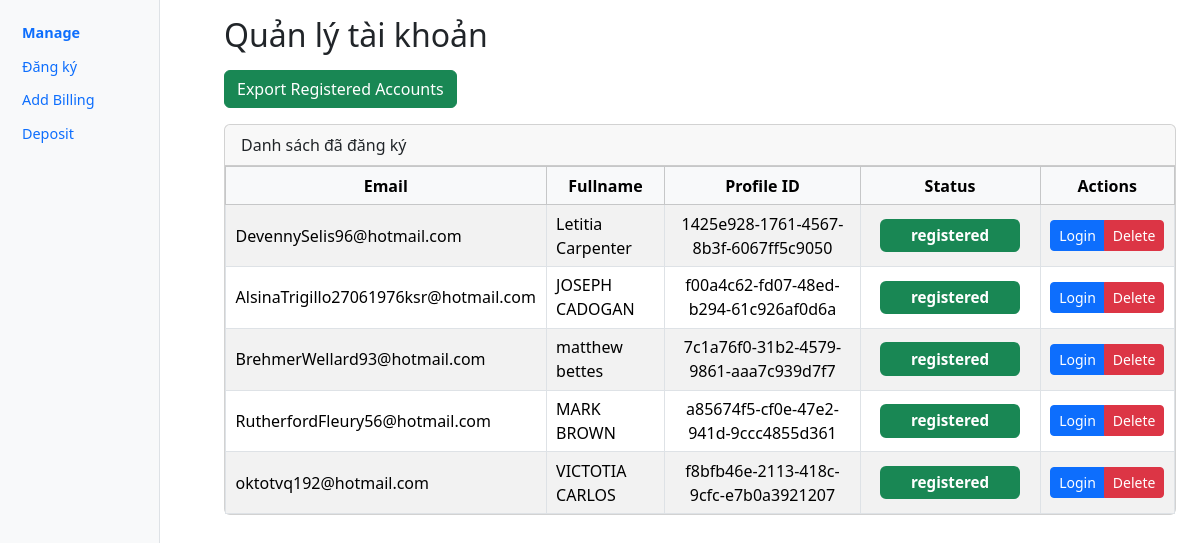
The page /manage on the database as committed earlier.
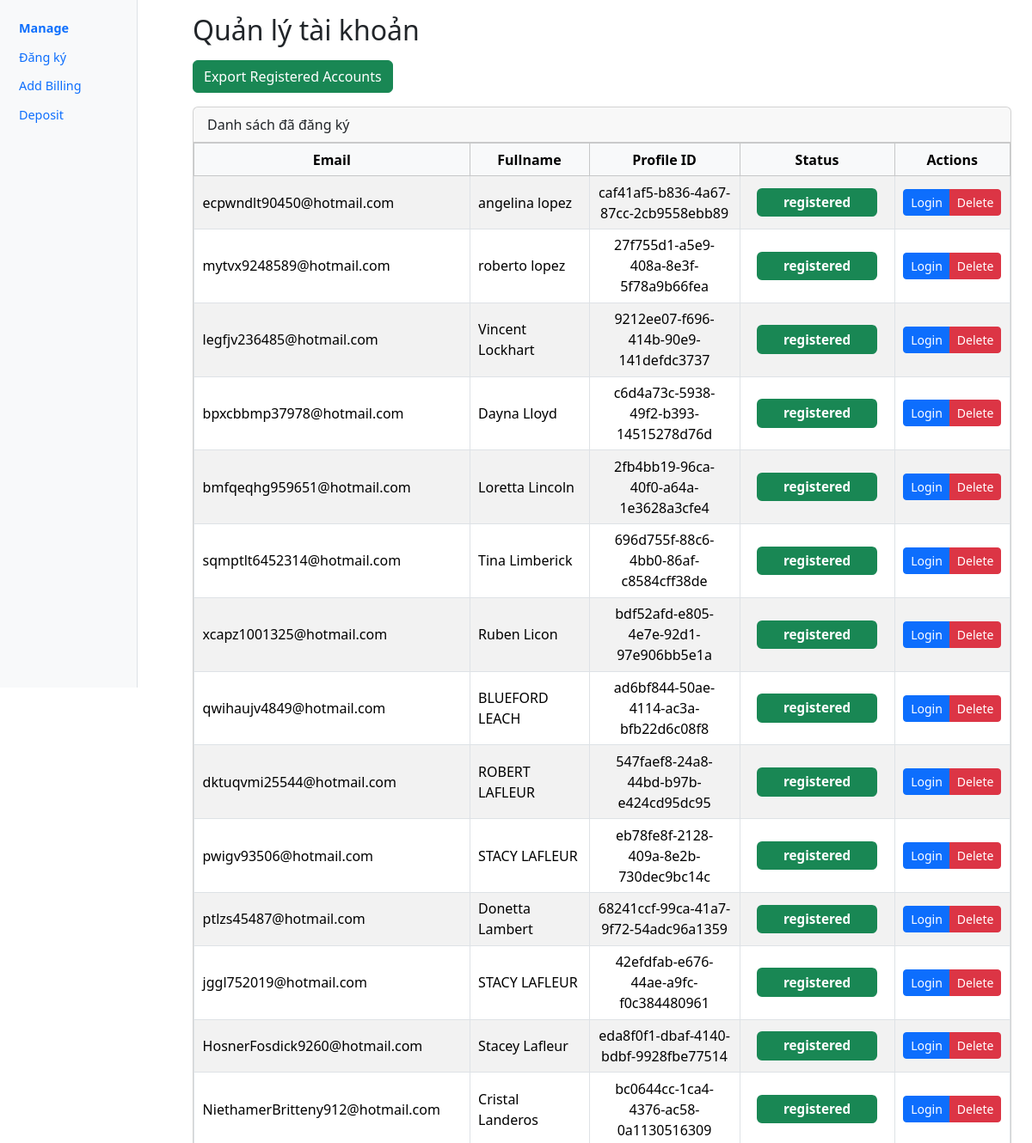
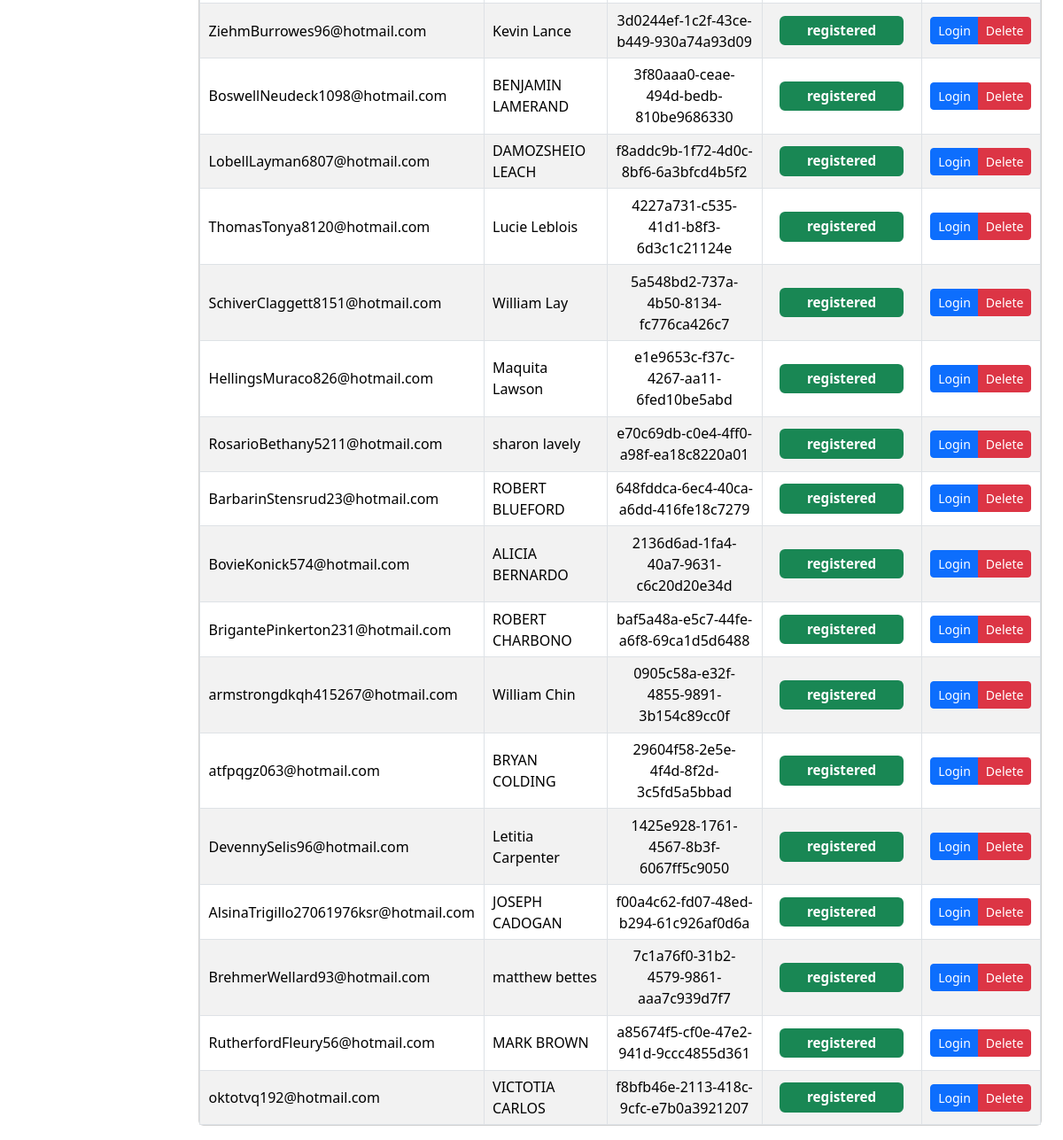
The same page on the database as committed later (2 pictures, top to bottom).
### tables this page shows
CREATE TABLE accounts (
        id INTEGER PRIMARY KEY AUTOINCREMENT,
        email TEXT NOT NULL,
        password TEXT NOT NULL,
        fullname TEXT,
        status TEXT DEFAULT 'idle',   -- idle | running | registered | error
        profile_id TEXT,
        proxy TEXT,
        created_at TIMESTAMP DEFAULT CURRENT_TIMESTAMP
    , address TEXT, city TEXT, state TEXT, zipcode TEXT, amount TEXT);

### app.py (the view)
@app.get("/manage", response_class=HTMLResponse)
def page_manage(request: Request):
    rows = get_accounts(mode="manage")
    return templates.TemplateResponse("manage.html", {
        "request": request,
        "accounts": rows,
        "active": "manage",
        "title": "Quản lý tài khoản"
    })

### templates/manage.html (shortened to what this page needs)
{% extends "base.html" %}
{% block content %}
<h2 class="mb-3">Quản lý tài khoản</h2>
<div class="mb-3">
  <a class="btn btn-success" href="/export_registered" target="_blank">
    Export Registered Accounts
  </a>
</div>
<div class="card">
  <div class="card-header">Danh sách đã đăng ký</div>
  <div class="card-body p-0">
    <div class="table-responsive">
      <table class="table table-striped table-bordered mb-0 align-middle">
        <thead class="table-light text-center">
        <tr>
          <th>Email</th>
          <th>Fullname</th>
          <th>Profile ID</th>
          <th>Status</th>
          <th style="min-width:120px">Actions</th>
        </tr>
        </thead>
        <tbody>
        {% for acc in accounts %}
          <tr data-id="{{ acc['id'] }}">
            <td>{{ acc['email'] }}</td>
            <td>{{ acc['fullname'] }}</td>
            <td class="profile text-center">{{ acc['profile_id'] or "-" }}</td>
            <td class="status text-center">
              <span class="badge bg-success">{{ acc['status'] }}</span>
            </td>
<td class="text-center">
  <div class="btn-group btn-group-sm" role="group">
    <button class="btn btn-primary"
            onclick="runAction('{{ acc.id }}','login')">Login</button>
    <button class="btn btn-danger"
            onclick="deleteAccount('{{ acc.id }}')">Delete</button>
  </div>
</td>
          </tr>
        {% endfor %}
        </tbody>
      </table>
    </div>
  </div>
</div>
{% endblock %}

Rows that differ between the two databases and show on the page:
added accounts: email "ecpwndlt90450@hotmail.com", fullname "angelina lopez", profile "caf41af5-b836-4a67-87cc-2cb9558ebb89", status "registered"
added accounts: email "mytvx9248589@hotmail.com", fullname "roberto lopez", profile "27f755d1-a5e9-408a-8e3f-5f78a9b66fea", status "registered"
added accounts: email "legfjv236485@hotmail.com", fullname "Vincent Lockhart", profile "9212ee07-f696-414b-90e9-141defdc3737", status "registered"
added accounts: email "bpxcbbmp37978@hotmail.com", fullname "Dayna Lloyd", profile "c6d4a73c-5938-49f2-b393-14515278d76d", status "registered"
added accounts: email "bmfqeqhg959651@hotmail.com", fullname "Loretta Lincoln", profile "2fb4bb19-96ca-40f0-a64a-1e3628a3cfe4", status "registered"
added accounts: email "sqmptlt6452314@hotmail.com", fullname "Tina Limberick", profile "696d755f-88c6-4bb0-86af-c8584cff38de", status "registered"
added accounts: email "xcapz1001325@hotmail.com", fullname "Ruben Licon", profile "bdf52afd-e805-4e7e-92d1-97e906bb5e1a", status "registered"
added accounts: email "qwihaujv4849@hotmail.com", fullname "BLUEFORD LEACH", profile "ad6bf844-50ae-4114-ac3a-bfb22d6c08f8", status "registered"
added accounts: email "dktuqvmi25544@hotmail.com", fullname "ROBERT LAFLEUR", profile "547faef8-24a8-44bd-b97b-e424cd95dc95", status "registered"
added accounts: email "pwigv93506@hotmail.com", fullname "STACY LAFLEUR", profile "eb78fe8f-2128-409a-8e2b-730dec9bc14c", status "registered"
added accounts: email "ptlzs45487@hotmail.com", fullname "Donetta Lambert", profile "68241ccf-99ca-41a7-9f72-54adc96a1359", status "registered"
added accounts: email "jggl752019@hotmail.com", fullname "STACY LAFLEUR", profile "42efdfab-e676-44ae-a9fc-f0c384480961", status "registered"
added accounts: email "HosnerFosdick9260@hotmail.com", fullname "Stacey Lafleur", profile "eda8f0f1-dbaf-4140-bdbf-9928fbe77514", status "registered"
added accounts: email "NiethamerBritteny912@hotmail.com", fullname "Cristal Landeros", profile "bc0644cc-1ca4-4376-ac58-0a1130516309", status "registered"
added accounts: email "ZiehmBurrowes96@hotmail.com", fullname "Kevin Lance", profile "3d0244ef-1c2f-43ce-b449-930a74a93d09", status "registered"
added accounts: email "BoswellNeudeck1098@hotmail.com", fullname "BENJAMIN LAMERAND", profile "3f80aaa0-ceae-494d-bedb-810be9686330", status "registered"
added accounts: email "LobellLayman6807@hotmail.com", fullname "DAMOZSHEIO LEACH", profile "f8addc9b-1f72-4d0c-8bf6-6a3bfcd4b5f2", status "registered"
added accounts: email "ThomasTonya8120@hotmail.com", fullname "Lucie Leblois", profile "4227a731-c535-41d1-b8f3-6d3c1c21124e", status "registered"
added accounts: email "SchiverClaggett8151@hotmail.com", fullname "William Lay", profile "5a548bd2-737a-4b50-8134-fc776ca426c7", status "registered"
added accounts: email "HellingsMuraco826@hotmail.com", fullname "Maquita Lawson", profile "e1e9653c-f37c-4267-aa11-6fed10be5abd", status "registered"
added accounts: email "RosarioBethany5211@hotmail.com", fullname "sharon lavely", profile "e70c69db-c0e4-4ff0-a98f-ea18c8220a01", status "registered"
added accounts: email "BarbarinStensrud23@hotmail.com", fullname "ROBERT BLUEFORD", profile "648fddca-6ec4-40ca-a6dd-416fe18c7279", status "registered"
added accounts: email "BovieKonick574@hotmail.com", fullname "ALICIA BERNARDO", profile "2136d6ad-1fa4-40a7-9631-c6c20d20e34d", status "registered"
added accounts: email "BrigantePinkerton231@hotmail.com", fullname "ROBERT CHARBONO", profile "baf5a48a-e5c7-44fe-a6f8-69ca1d5d6488", status "registered"
added accounts: email "armstrongdkqh415267@hotmail.com", fullname "William Chin", profile "0905c58a-e32f-4855-9891-3b154c89cc0f", status "registered"
added accounts: email "atfpqgz063@hotmail.com", fullname "BRYAN COLDING", profile "29604f58-2e5e-4f4d-8f2d-3c5fd5a5bbad", status "registered"
